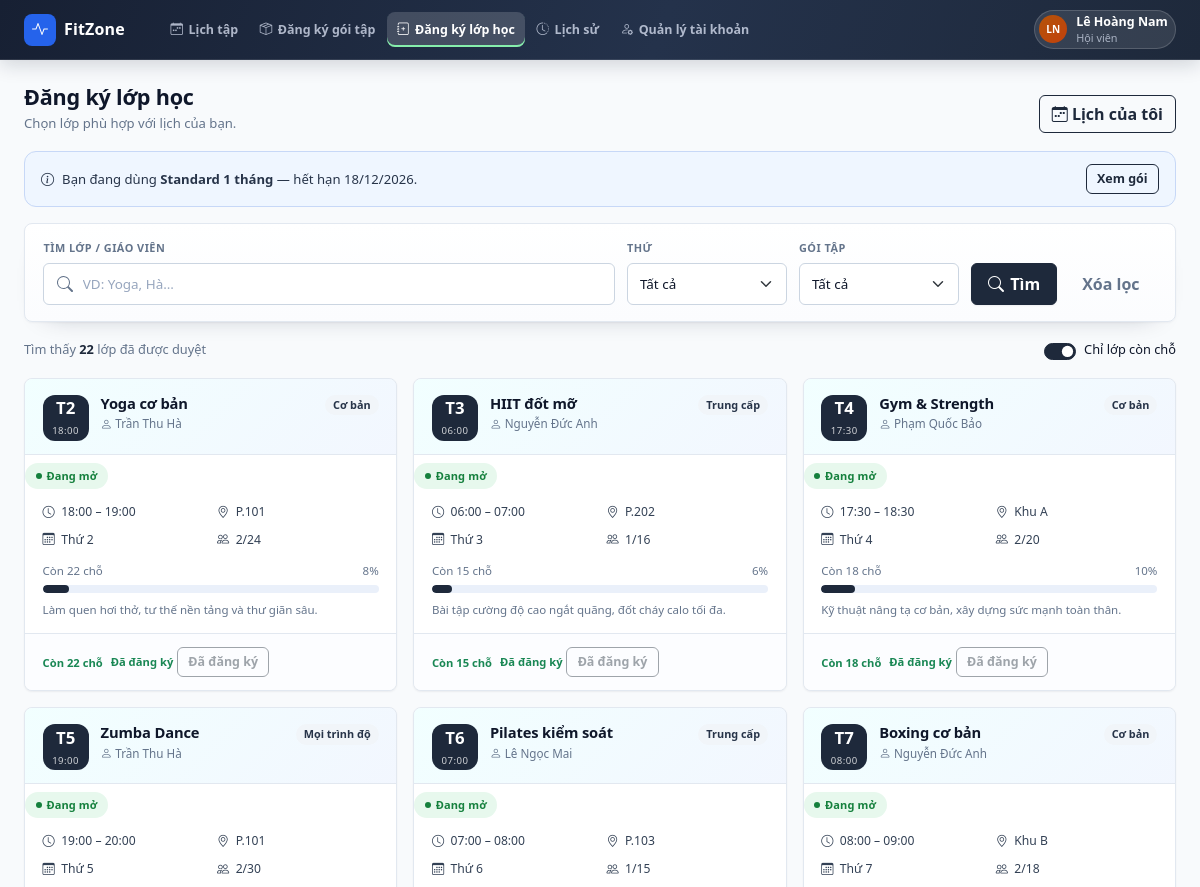
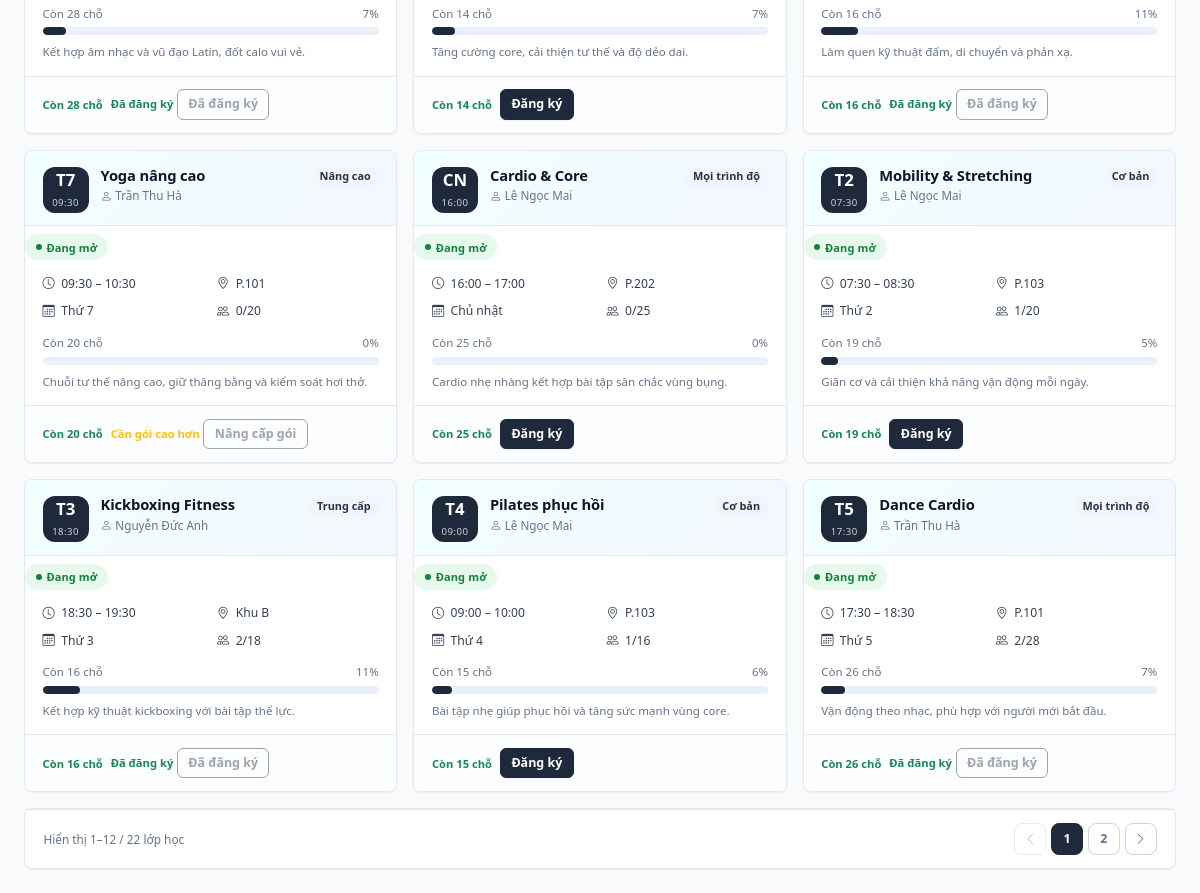
/customer/class-registration.php (signed in), run on the app's committed database (2 pictures, top to bottom).
### tables this page shows
CREATE TABLE `hoi_vien` (
  `id` int(10) unsigned NOT NULL AUTO_INCREMENT,
  `tai_khoan_id` int(10) unsigned DEFAULT NULL,
  `ho_ten` varchar(100) NOT NULL,
  `sdt` varchar(15) NOT NULL,
  `email` varchar(100) NOT NULL,
  `gioi_tinh` varchar(10) DEFAULT NULL,
  `ngay_sinh` date DEFAULT NULL,
  `dia_chi` varchar(255) DEFAULT NULL,
  `ghi_chu` text DEFAULT NULL,
  `chieu_cao` decimal(5,1) DEFAULT NULL,
  `can_nang` decimal(5,1) DEFAULT NULL,
  `muc_tieu` varchar(100) DEFAULT NULL,
  `trang_thai` varchar(20) NOT NULL DEFAULT 'hoat_dong',
  `deleted_at` datetime DEFAULT NULL,
  `created_at` datetime NOT NULL DEFAULT current_timestamp(),
  `updated_at` datetime NOT NULL DEFAULT current_timestamp() ON UPDATE current_timestamp(),
  PRIMARY KEY (`id`),
  UNIQUE KEY `uq_hoi_vien_email` (`email`),
  KEY `fk_hoi_vien_tai_khoan` (`tai_khoan_id`),
  CONSTRAINT `fk_hoi_vien_tai_khoan` FOREIGN KEY (`tai_khoan_id`) REFERENCES `tai_khoan` (`id`) ON DELETE SET NULL
);

CREATE TABLE `tai_khoan` (
  `id` int(10) unsigned NOT NULL AUTO_INCREMENT,
  `ten_dang_nhap` varchar(50) NOT NULL,
  `mat_khau` varchar(255) NOT NULL,
  `ho_ten` varchar(100) NOT NULL,
  `vai_tro` varchar(20) NOT NULL DEFAULT 'customer',
  `trang_thai` tinyint(1) NOT NULL DEFAULT 1,
  `created_at` datetime NOT NULL DEFAULT current_timestamp(),
  PRIMARY KEY (`id`),
  UNIQUE KEY `uq_tai_khoan_ten` (`ten_dang_nhap`)
);

CREATE TABLE `lop_hoc` (
  `id` int(10) unsigned NOT NULL AUTO_INCREMENT,
  `ten_lop` varchar(100) NOT NULL,
  `giao_vien_id` int(10) unsigned NOT NULL,
  `thu_trong_tuan` tinyint(4) NOT NULL,
  `gio_bat_dau` time NOT NULL,
  `gio_ket_thuc` time NOT NULL,
  `ngay_bat_dau` date NOT NULL,
  `ngay_ket_thuc` date NOT NULL,
  `suc_chua` int(11) NOT NULL,
  `phong_hoc` varchar(50) DEFAULT NULL,
  `mo_ta` text DEFAULT NULL,
  `trinh_do` varchar(50) DEFAULT NULL,
  `goi_tap_toi_thieu` varchar(20) NOT NULL DEFAULT 'basic',
  `trang_thai` varchar(20) NOT NULL DEFAULT 'dang_mo',
  `deleted_at` datetime DEFAULT NULL,
  `created_at` datetime NOT NULL DEFAULT current_timestamp(),
  `updated_at` datetime NOT NULL DEFAULT current_timestamp() ON UPDATE current_timestamp(),
  PRIMARY KEY (`id`),
  KEY `fk_lop_hoc_giao_vien` (`giao_vien_id`),
  CONSTRAINT `fk_lop_hoc_giao_vien` FOREIGN KEY (`giao_vien_id`) REFERENCES `giao_vien` (`id`)
);

CREATE TABLE `giao_vien` (
  `id` int(10) unsigned NOT NULL AUTO_INCREMENT,
  `tai_khoan_id` int(10) unsigned DEFAULT NULL,
  `ho_ten` varchar(100) NOT NULL,
  `sdt` varchar(15) NOT NULL,
  `email` varchar(100) NOT NULL,
  `gioi_thieu` text DEFAULT NULL,
  `deleted_at` datetime DEFAULT NULL,
  `created_at` datetime NOT NULL DEFAULT current_timestamp(),
  `updated_at` datetime NOT NULL DEFAULT current_timestamp() ON UPDATE current_timestamp(),
  PRIMARY KEY (`id`),
  UNIQUE KEY `uq_giao_vien_email` (`email`),
  UNIQUE KEY `uq_giao_vien_tai_khoan` (`tai_khoan_id`),
  CONSTRAINT `fk_giao_vien_tai_khoan` FOREIGN KEY (`tai_khoan_id`) REFERENCES `tai_khoan` (`id`) ON DELETE SET NULL
);

### customer/class-registration.php (the view, shortened to what the rows shown need)
<?php
require __DIR__ . '/../common/bootstrap.php';
$menu = require __DIR__ . '/../common/menus/customer.php';
$appRole = 'customer';
$classes = data_classes();
$registeredIds = array_map(static fn (array $c): int => (int) $c['id'], data_customer_classes());
$member = data_current_member();
$packageLevels = ['basic' => 1, 'standard' => 2, 'premium' => 3];
$currentPackageLevel = $packageLevels[$member['package_level'] ?? 'basic'] ?? 1;
$open = array_values(array_filter($classes, static fn ($c) => $c['status'] === 'dang_mo'));
$keyword = trim((string) ($_GET['q'] ?? ''));
$weekdayFilter = (int) ($_GET['weekday'] ?? 0);
$packageFilter = trim((string) ($_GET['package'] ?? ''));
$packageNames = [
    'basic' => 'Basic - Cơ bản',
    'standard' => 'Standard - Trung cấp',
    'premium' => 'Premium - Tất cả lớp',
];
if ($weekdayFilter < 1 || $weekdayFilter > 7) {
    $weekdayFilter = 0;
}
if (!isset($packageNames[$packageFilter])) {
    $packageFilter = '';
}
$open = array_values(array_filter($open, static function (array $class) use ($keyword, $weekdayFilter, $packageFilter): bool {
    if ($keyword !== ''
        && mb_stripos($class['name'], $keyword) === false
        && mb_stripos($class['instructor'], $keyword) === false) {
        return false;
    }
    if ($weekdayFilter > 0 && (int) $class['weekday'] !== $weekdayFilter) {
        return false;
    }
    if ($packageFilter !== '' && ($class['required_package'] ?? 'basic') !== $packageFilter) {
        return false;
    }
    return true;
}));
$perPage = 12;
$totalOpen = count($open);
$totalOpenPages = max(1, (int) ceil($totalOpen / $perPage));
$currentPage = max(1, min((int) ($_GET['page'] ?? 1), $totalOpenPages));
$open = array_slice($open, ($currentPage - 1) * $perPage, $perPage);
$partials = __DIR__ . '/../common/partials';
require $partials . '/head.php';
?>
<div class="app-shell">
    <?php require $partials . '/sidebar.php'; ?>
    <div class="app-main">
        <?php require $partials . '/topbar.php'; ?>
        <main class="app-content" id="main-content">
<div class="page-head">
    <div>
        <h1>Đăng ký lớp học</h1>
    </div>
</div>
<div class="row g-3" id="class-grid">
    <?php foreach ($open as $class):
        $available = $class['capacity'] - $class['enrolled'];
        $percent = (int) round($class['enrolled'] / max(1, $class['capacity']) * 100);
        $tone = $available === 0 ? 'red' : ($percent >= 80 ? 'amber' : '');
        $requiredLevel = $packageLevels[$class['required_package'] ?? 'basic'] ?? 1;
        $allowed = $requiredLevel <= $currentPackageLevel;
        $isRegistered = in_array((int) $class['id'], $registeredIds, true);
    ?>
        <div class="col-md-6 col-xl-4" data-class-card
             data-class-id="<?= (int) $class['id'] ?>"
             data-capacity="<?= (int) $class['capacity'] ?>"
             data-available="<?= $available > 0 ? '1' : '0' ?>">
            <article class="class-card">
                <div class="class-card-top">
                    <div class="day-chip">
                        <strong><?= e(weekday_short($class['weekday'])) ?></strong>
                        <span><?= e($class['start']) ?></span>
                    </div>
                    <div class="flex-grow-1 min-w-0">
                        <div class="d-flex align-items-start gap-2">
                            <h3 class="flex-grow-1"><?= e($class['name']) ?></h3>
                            <span class="badge-soft"><?= e($class['level']) ?></span>
                        </div>
                        <div class="teacher"><?= icon('person') ?> <?= e($class['instructor']) ?></div>
                    </div>
                </div>
                <div class="mt-2"><?= status_badge($class['status']) ?></div>
                <div class="class-card-body">
                    <div class="class-meta">
                        <div class="item"><?= icon('clock') ?> <?= e($class['start'] . ' – ' . $class['end']) ?></div>
                        <div class="item"><?= icon('geo-alt') ?> <?= e($class['room']) ?></div>
                        <div class="item"><?= icon('calendar3') ?> <?= e(weekday($class['weekday'])) ?></div>
                        <div class="item"><?= icon('people') ?> <span data-enrolled><?= e((string) $class['enrolled'] . '/' . (string) $class['capacity']) ?></span></div>
                    </div>
                    <div class="class-capacity">
                        <span data-available-text><?= $available === 0 ? 'Lớp đã đầy' : 'Còn ' . $available . ' chỗ' ?></span>
                        <span><?= $percent ?>%</span>
                    </div>
                    <?= progress_bar($percent, $tone) ?>
                    <p class="text-muted-2 text-tiny mt-2 mb-0"><?= e($class['desc']) ?></p>
                </div>
                <div class="class-card-foot">
                    <span class="availability <?= $available === 0 ? 'text-danger' : 'text-success' ?>" data-available-label>
                        <?= $available === 0 ? 'Hết chỗ' : ($class['status'] === 'sap_mo' ? 'Đăng ký trước · còn ' . $available . ' chỗ' : 'Còn ' . $available . ' chỗ') ?>
                    </span>
                    <span data-class-action>
                        <?php if ($isRegistered): ?>
                            <span class="availability text-success">Đã đăng ký</span>
                            <button class="btn btn-outline-secondary btn-sm" type="button" disabled>Đã đăng ký</button>
                        <?php elseif (!$allowed): ?>
                            <span class="availability text-warning">Cần gói cao hơn</span>
                            <button class="btn btn-outline-secondary btn-sm" type="button" disabled>Nâng cấp gói</button>
                        <?php elseif ($available === 0): ?>
                            <button class="btn btn-outline-secondary btn-sm" type="button" disabled>Đã đầy</button>
                        <?php else: ?>
                            <button class="btn btn-primary btn-sm" type="button"
                                    data-bs-toggle="modal" data-bs-target="#registerClassModal"
                                    data-class-id="<?= (int) $class['id'] ?>"
                                    data-class-name="<?= e($class['name']) ?>"
                                    data-class-meta="<?= e(weekday($class['weekday']) . ' · ' . $class['start'] . ' – ' . $class['end'] . ' · ' . $class['room']) ?>"
                                    data-class-teacher="<?= e($class['instructor']) ?>">
                                Đăng ký
                            </button>
                        <?php endif; ?>
                    </span>
                </div>
            </article>
        </div>
    <?php endforeach; ?>
</div>
        </main>
    </div>
</div>
<?php require $partials . '/foot.php'; ?>

### common/partials/topbar.php (shortened to what the rows shown need)
<?php
require_once __DIR__ . '/../data/user.php';
$user = app_user($appRole);
$accountHref = '/' . $appRole . '/account';
?>
<header class="app-topbar">
    <a class="app-user text-decoration-none" href="<?= e(url($accountHref)) ?>" aria-label="Mở trang quản lý tài khoản">
        <?= avatar($user['name'], 'avatar-sm') ?>
        <span class="app-user-meta">
            <strong><?= e($user['name']) ?></strong>
            <span><?= e($user['sub']) ?></span>
        </span>
    </a>
</header>

### common/components/ui.php (shortened to what the rows shown need)
<?php
if (!function_exists('icon')) {
    function icon(string $name, string $class = ''): string
    {
        $name = preg_replace('/[^a-z0-9-]/i', '', $name) ?: 'circle';
        return '<i class="bi bi-' . e($name) . ($class !== '' ? ' ' . e($class) : '') . '" aria-hidden="true"></i>';
    }
}
if (!function_exists('initials')) {
    function initials(string $name): string
    {
        $parts = preg_split('/\s+/u', trim($name)) ?: [];
        $parts = array_values(array_filter($parts, static fn ($p) => $p !== ''));
        $last = $parts[count($parts) - 1];
        $first = $parts[0];
        $initials = mb_substr($first, 0, 1, 'UTF-8');
        if (count($parts) > 1) {
            $initials .= mb_substr($last, 0, 1, 'UTF-8');
        }
        return mb_strtoupper($initials, 'UTF-8');
    }
}
if (!function_exists('avatar')) {
    function avatar(string $name, string $size = '', string $extra = ''): string
    {
        $palette = ['alt-1', 'alt-2', 'alt-3', 'alt-4', 'alt-5'];
        $alt = $palette[abs(crc32($name)) % count($palette)];
        $classes = trim('avatar ' . $alt . ($size !== '' ? ' ' . $size : '') . ($extra !== '' ? ' ' . $extra : ''));
        return '<span class="' . e($classes) . '" title="' . e($name) . '">' . e(initials($name)) . '</span>';
    }
}
if (!function_exists('badge')) {
    function badge(string $label, string $variant = 'primary', bool $dot = true): string
    {
        $dotClass = $dot ? '' : ' no-dot';
        return '<span class="badge-status ' . e($variant) . $dotClass . '">' . e($label) . '</span>';
    }
}
if (!function_exists('status_badge')) {
    function status_badge(string $status): string
    {
        $map = [
            'hoat_dong' => ['Đang hoạt động', 'success'],
            'ngung_hoat_dong' => ['Ngừng hoạt động', 'muted'],
            'dang_mo' => ['Đang mở', 'success'],
            'sap_mo' => ['Sắp mở', 'warning'],
            'da_dong' => ['Đã đóng', 'muted'],
            'dang_ban' => ['Đang bán', 'success'],
            'ngung_ban' => ['Ngừng bán', 'muted'],
            'da_huy' => ['Đã hủy', 'danger'],
            'da_thanh_toan' => ['Đã thanh toán', 'success'],
            'chua_thanh_toan' => ['Chưa thanh toán', 'warning'],
            'dang_ky' => ['Đã đăng ký', 'primary'],
            'bi_khoa' => ['Đã khóa', 'danger'],
        ];
        [$label, $variant] = $map[$status] ?? [$status, 'muted'];
        return badge($label, $variant);
    }
}
if (!function_exists('weekday')) {
    function weekday(int $day): string
    {
        return ['', 'Thứ 2', 'Thứ 3', 'Thứ 4', 'Thứ 5', 'Thứ 6', 'Thứ 7', 'Chủ nhật'][$day] ?? '';
    }
}
if (!function_exists('weekday_short')) {
    function weekday_short(int $day): string
    {
        return ['', 'T2', 'T3', 'T4', 'T5', 'T6', 'T7', 'CN'][$day] ?? '';
    }
}
if (!function_exists('progress_bar')) {
    function progress_bar(int $percent, string $variant = '', bool $thick = false): string
    {
        $percent = max(0, min(100, $percent));
        $classes = trim('app-progress' . ($variant !== '' ? ' ' . $variant : '') . ($thick ? ' thick' : ''));
        return '<div class="' . e($classes) . '" role="progressbar" aria-valuenow="' . $percent . '" aria-valuemin="0" aria-valuemax="100">'
            . '<span style="width:' . $percent . '%"></span></div>';
    }
}

### data on the page
hoi_vien: ho_ten "LN"
tai_khoan: ho_ten "Lê Hoàng Nam", ho_ten.email "Hội viên"
lop_hoc: thu_trong_tuan "T2", start "18:00", ten_lop "Yoga cơ bản", trinh_do "Cơ bản", giao_vien.ho_ten "Trần Thu Hà", end "18:00 – 19:00", phong_hoc "P.101", thu_trong_tuan "Thứ 2", capacity "2/24", available "22", percent "8", mo_ta "Làm quen hơi thở, tư thế nền tảng và thư giãn sâu.", shows "Đã đăng ký"
lop_hoc: thu_trong_tuan "T3", start "06:00", ten_lop "HIIT đốt mỡ", trinh_do "Trung cấp", giao_vien.ho_ten "Nguyễn Đức Anh", end "06:00 – 07:00", phong_hoc "P.202", thu_trong_tuan "Thứ 3", capacity "1/16", available "15", percent "6", mo_ta "Bài tập cường độ cao ngắt quãng, đốt cháy calo tối đa.", shows "Đã đăng ký"
lop_hoc: thu_trong_tuan "T4", start "17:30", ten_lop "Gym & Strength", trinh_do "Cơ bản", giao_vien.ho_ten "Phạm Quốc Bảo", end "17:30 – 18:30", phong_hoc "Khu A", thu_trong_tuan "Thứ 4", capacity "2/20", available "18", percent "10", mo_ta "Kỹ thuật nâng tạ cơ bản, xây dựng sức mạnh toàn thân.", shows "Đã đăng ký"
lop_hoc: thu_trong_tuan "T5", start "19:00", ten_lop "Zumba Dance", trinh_do "Mọi trình độ", giao_vien.ho_ten "Trần Thu Hà", end "19:00 – 20:00", phong_hoc "P.101", thu_trong_tuan "Thứ 5", capacity "2/30", available "28", percent "7", mo_ta "Kết hợp âm nhạc và vũ đạo Latin, đốt calo vui vẻ.", shows "Đã đăng ký"
lop_hoc: thu_trong_tuan "T6", start "07:00", ten_lop "Pilates kiểm soát", trinh_do "Trung cấp", giao_vien.ho_ten "Lê Ngọc Mai", end "07:00 – 08:00", phong_hoc "P.103", thu_trong_tuan "Thứ 6", capacity "1/15", available "14", percent "7", mo_ta "Tăng cường core, cải thiện tư thế và độ dẻo dai."
lop_hoc: thu_trong_tuan "T7", start "08:00", ten_lop "Boxing cơ bản", trinh_do "Cơ bản", giao_vien.ho_ten "Nguyễn Đức Anh", end "08:00 – 09:00", phong_hoc "Khu B", thu_trong_tuan "Thứ 7", capacity "2/18", available "16", percent "11", mo_ta "Làm quen kỹ thuật đấm, di chuyển và phản xạ.", shows "Đã đăng ký"
lop_hoc: thu_trong_tuan "T7", start "09:30", ten_lop "Yoga nâng cao", trinh_do "Nâng cao", giao_vien.ho_ten "Trần Thu Hà", end "09:30 – 10:30", phong_hoc "P.101", thu_trong_tuan "Thứ 7", capacity "0/20", suc_chua "20", percent "0", mo_ta "Chuỗi tư thế nâng cao, giữ thăng bằng và kiểm soát hơi thở.", goi_tap_toi_thieu "Cần gói cao hơn"
lop_hoc: thu_trong_tuan "CN", start "16:00", ten_lop "Cardio & Core", trinh_do "Mọi trình độ", giao_vien.ho_ten "Lê Ngọc Mai", end "16:00 – 17:00", phong_hoc "P.202", thu_trong_tuan "Chủ nhật", capacity "0/25", suc_chua "25", percent "0", mo_ta "Cardio nhẹ nhàng kết hợp bài tập săn chắc vùng bụng."
lop_hoc: thu_trong_tuan "T2", start "07:30", ten_lop "Mobility & Stretching", trinh_do "Cơ bản", giao_vien.ho_ten "Lê Ngọc Mai", end "07:30 – 08:30", phong_hoc "P.103", thu_trong_tuan "Thứ 2", capacity "1/20", available "19", percent "5", mo_ta "Giãn cơ và cải thiện khả năng vận động mỗi ngày."
lop_hoc: thu_trong_tuan "T3", start "18:30", ten_lop "Kickboxing Fitness", trinh_do "Trung cấp", giao_vien.ho_ten "Nguyễn Đức Anh", end "18:30 – 19:30", phong_hoc "Khu B", thu_trong_tuan "Thứ 3", capacity "2/18", available "16", percent "11", mo_ta "Kết hợp kỹ thuật kickboxing với bài tập thể lực.", shows "Đã đăng ký"
lop_hoc: thu_trong_tuan "T4", start "09:00", ten_lop "Pilates phục hồi", trinh_do "Cơ bản", giao_vien.ho_ten "Lê Ngọc Mai", end "09:00 – 10:00", phong_hoc "P.103", thu_trong_tuan "Thứ 4", capacity "1/16", available "15", percent "6", mo_ta "Bài tập nhẹ giúp phục hồi và tăng sức mạnh vùng core."
lop_hoc: thu_trong_tuan "T5", start "17:30", ten_lop "Dance Cardio", trinh_do "Mọi trình độ", giao_vien.ho_ten "Trần Thu Hà", end "17:30 – 18:30", phong_hoc "P.101", thu_trong_tuan "Thứ 5", capacity "2/28", available "26", percent "7", mo_ta "Vận động theo nhạc, phù hợp với người mới bắt đầu.", shows "Đã đăng ký"

### other printed values
$item['label'] "Lịch tập"
$item['label'] "Đăng ký gói tập"
$item['label'] "Đăng ký lớp học"
$item['label'] "Lịch sử"
$item['label'] "Quản lý tài khoản"
$currentPackage "Standard 1 tháng"
$packageExpiry "18/12/2026"
$totalOpen "22"
$from "1"
$to "12"
$total "22"
$label "lớp học"
